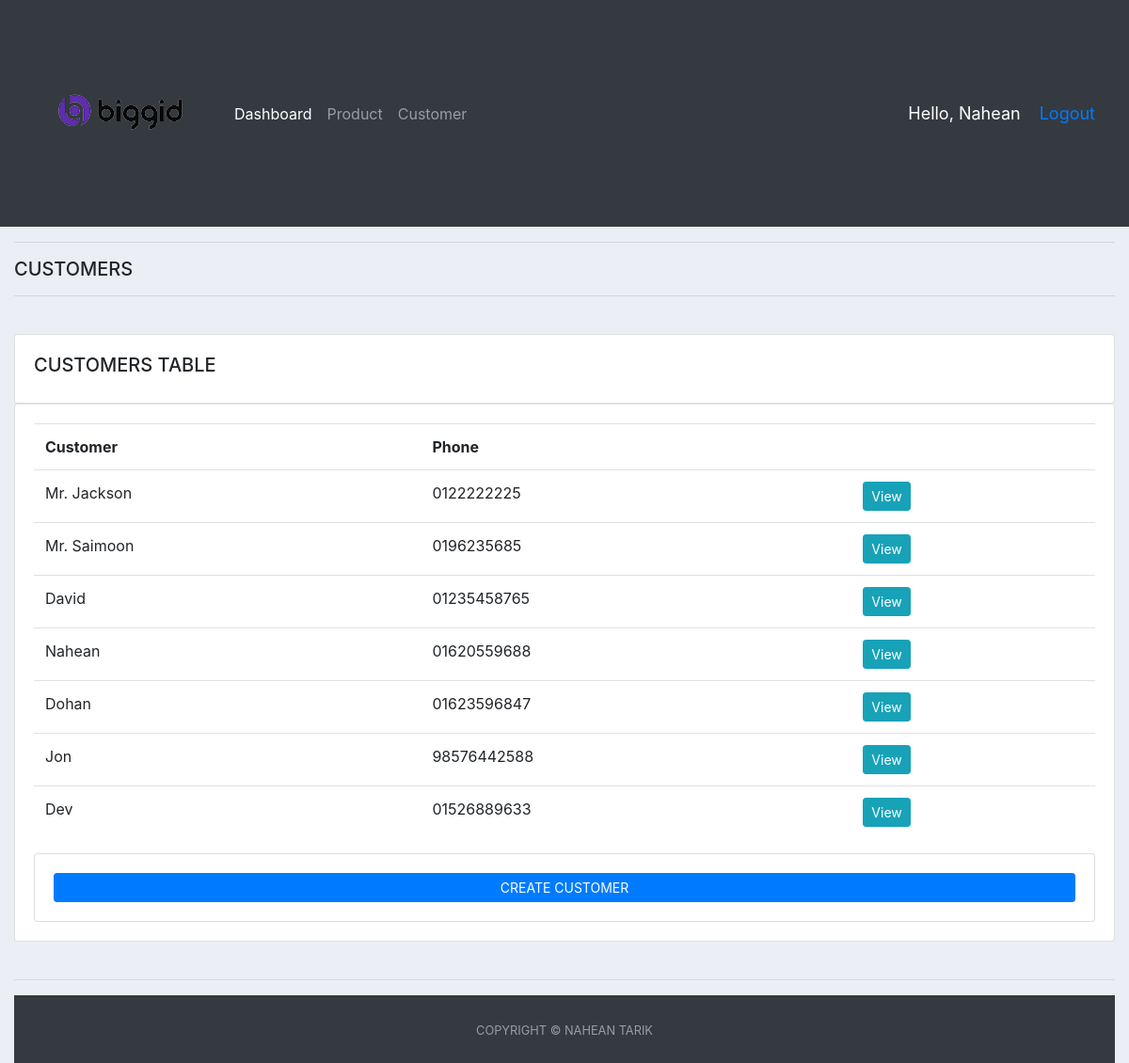
The app's page /customer_page/ (signed in), older data.
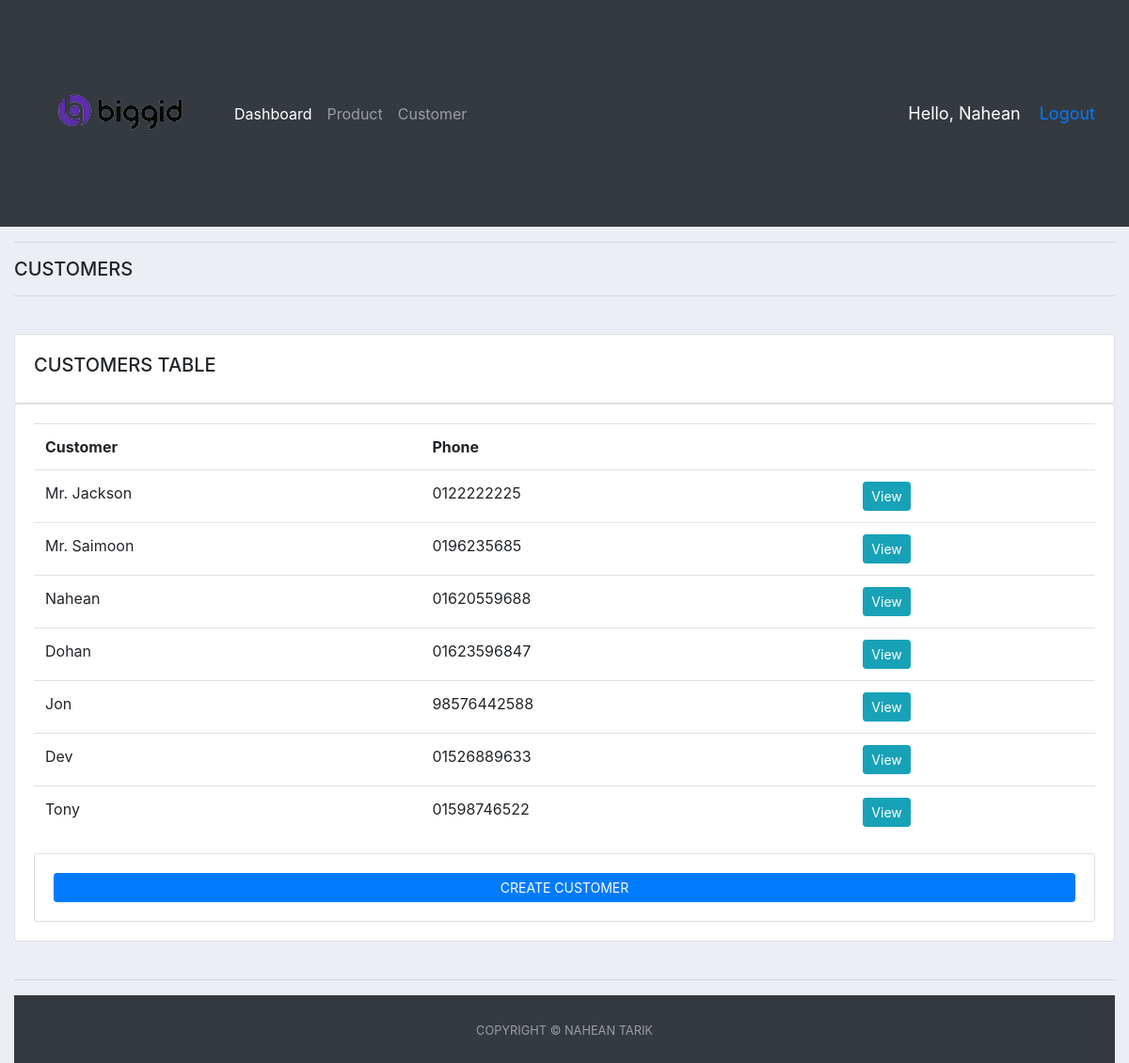
The same page, newer data.
### accounts/models.py (models this page shows, shortened)
class Customer(models.Model):
    user = models.OneToOneField(User, null=True, on_delete=models.CASCADE)
    name = models.CharField(max_length=200, null=True)
    phone = models.CharField(max_length=200, null=True)
    email = models.CharField(max_length=200, null=True)
    profile_pic = models.ImageField(null=True, blank=True)
    date_created = models.DateTimeField(auto_now_add=True, null=True)

### accounts/decorators.py (the view)
        def wrapper_func(request, *args, **kwargs):
            group = None
            if request.user.groups.exists():
                group = request.user.groups.all()[0].name
            if group in allowed_roles:
                return view_func(request, *args, **kwargs)
            else:
                return HttpResponse('You are not authorized to view this page')

### accounts/views.py (called while the page is built)
@login_required(login_url='login')
@allowed_users(allowed_roles=['admin'])
def customerPage(request):
    customers = Customer.objects.all()
    context = {'customers': customers}
    return render(request, 'accounts/customer_page.html', context)

### accounts/templates/accounts/customer_page.html
{% extends 'accounts/main.html' %} {% block content %}
<div class="row">
  <div class="col-md">
    <h5>CUSTOMERS</h5>
    <hr />
    <class class="container-fluid">
      <br />
      <class class="row">
        <div class="col-md">
          <div class="card card-body">
            <h5>CUSTOMERS TABLE</h5>
          </div>
          <div class="card card-body">
            <table class="table">
              <tr>
                <th>Customer</th>
                <th>Phone</th>
                <th></th>
              </tr>
              {% for i in customers %}
              <tr>
                <td>{{i.name}}</td>
                <td>{{i.phone}}</td>
                <td>
                  <a
                    class="btn btn-sm btn-info"
                    href="{% url 'customer' i.id %}"
                    >View</a
                  >
                </td>
              </tr>
              {% endfor %}
            </table>
            <div class="card card-body">
              <a
                class="prevent-submit btn btn-primary btn-sm btn-block"
                href="#"
                >CREATE CUSTOMER</a
              >
            </div>
          </div>
        </div>
      </class>
    </class>
  </div>
</div>
{% endblock %}

Row changes from the older to the newer data that the page shows:
removed Customer: name "David", phone "01235458765"
added Customer: name "Tony", phone "01598746522"
